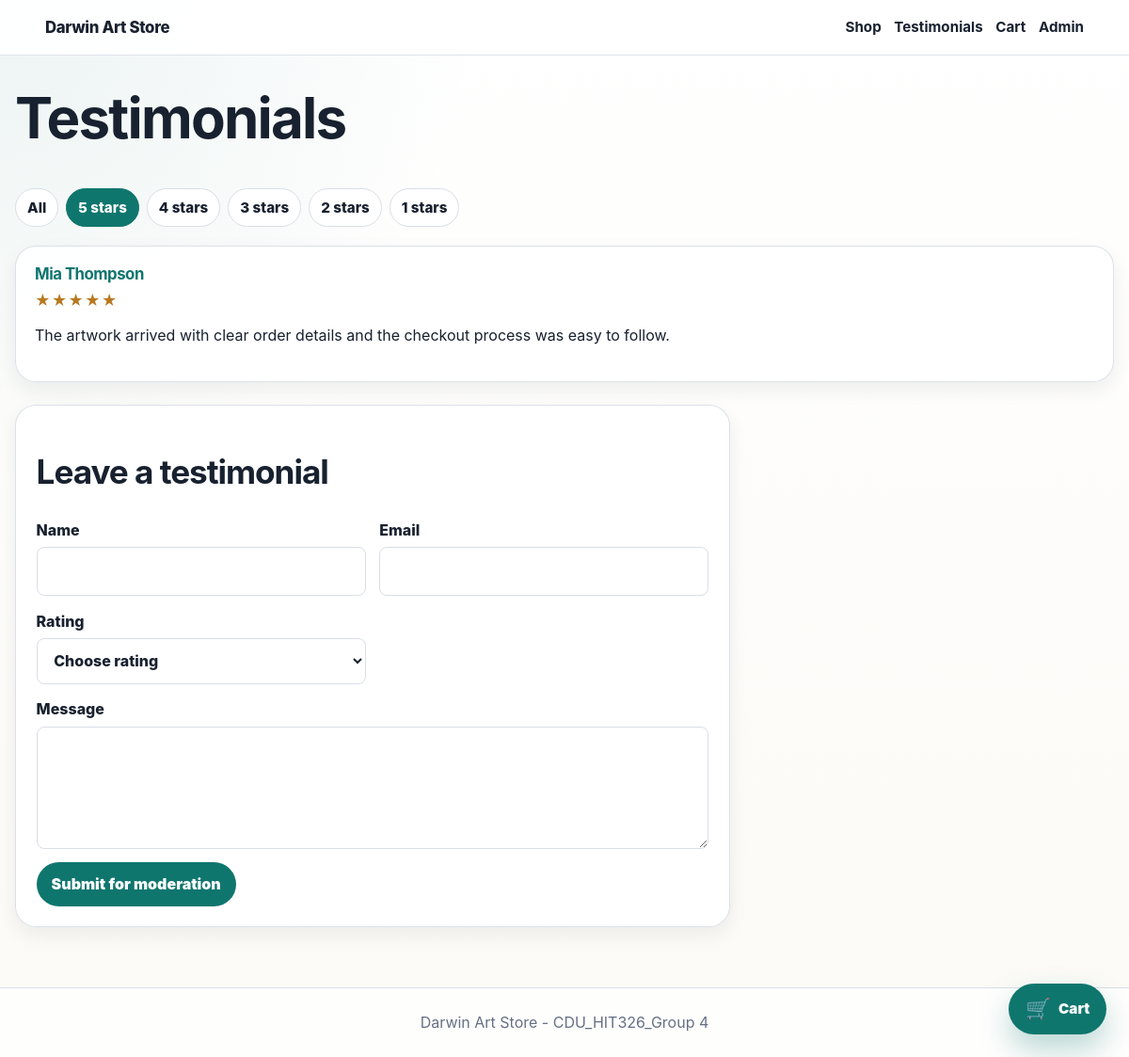
Screenshot of /testimonials.php?rating=5 with the database file from the repository.
### tables this page shows
CREATE TABLE IF NOT EXISTS testimonials (
    testimonial_id INT AUTO_INCREMENT PRIMARY KEY,
    customer_email VARCHAR(255) NOT NULL,
    customer_name VARCHAR(160) NOT NULL,
    message TEXT NOT NULL,
    rating TINYINT NOT NULL DEFAULT 5,
    status VARCHAR(20) NOT NULL DEFAULT 'pending',
    submitted_at TIMESTAMP DEFAULT CURRENT_TIMESTAMP
);

### src/bootstrap.php (called while the page is built, shortened)
<?php
$config = require __DIR__ . '/config.php';
spl_autoload_register(function (string $class): void {
    $prefix = 'App\\';
    $path = __DIR__ . '/' . str_replace('\\', '/', substr($class, strlen($prefix))) . '.php';
});
require __DIR__ . '/functions.php';
$session = new App\Core\Session();
$database = new App\Core\Database($config['db']);
$products = new App\Repository\ProductRepository($database);
$news = new App\Repository\NewsRepository($database);
$testimonials = new App\Repository\TestimonialRepository($database);
$admins = new App\Repository\AdminRepository($database);
$orders = new App\Repository\OrderRepository($database);
$cart = new App\Service\CartService($session, $products);
$auth = new App\Service\AuthService($session, $admins);
$csrf = new App\Core\Csrf($session);
$notifier = new App\Service\FileOrderNotifier(
    $config['business_email'],
    dirname(__DIR__) . '/storage/mail/orders.log'
);
$checkout = new App\Service\CheckoutService($cart, $orders, $notifier);
$view = new App\Core\View($config, $session, $cart, $auth);
$container = compact(
    'config',
    'session',
    'database',
    'products',
    'news',
    'testimonials',
    'admins',
    'orders',
    'cart',
    'auth',
    'csrf',
    'notifier',
    'checkout',
    'view'
);

### src/config.php (called while the page is built)
<?php
return [
    'app_name' => getenv('APP_NAME') ?: 'Darwin Art Store',
    'business_email' => getenv('ORDER_HANDLING_EMAIL') ?: 'orders@example.com',
    'db' => [
        'host' => getenv('DB_HOST') ?: '127.0.0.1',
        'port' => getenv('DB_PORT') ?: '3306',
        'name' => getenv('DB_NAME') ?: 'art_store',
        'user' => getenv('DB_USER') ?: 'root',
        'pass' => getenv('DB_PASSWORD') ?: '',
    ],
];

### src/functions.php (called while the page is built, shortened)
<?php
function e(?string $value): string
{
    return htmlspecialchars($value ?? '', ENT_QUOTES, 'UTF-8');
}
function ratingStars(int|string|null $rating): string
{
    $rating = max(1, min(5, (int) $rating));
    return str_repeat('★', $rating) . str_repeat('☆', 5 - $rating);
}
function app(string $key): mixed
{
    global $container;
    return $container[$key] ?? throw new InvalidArgumentException("Service [$key] is not registered.");
}

### src/Core/Database.php (called while the page is built, shortened)
<?php
final class Database
{
    public function connection(): PDO
    {
        $dsn = sprintf(
            'mysql:host=%s;port=%s;dbname=%s;charset=utf8mb4',
            $this->config['host'],
            $this->config['port'],
            $this->config['name']
        );
        $this->pdo = new PDO($dsn, $this->config['user'], $this->config['pass'], [
            PDO::ATTR_ERRMODE => PDO::ERRMODE_EXCEPTION,
            PDO::ATTR_DEFAULT_FETCH_MODE => PDO::FETCH_ASSOC,
        ]);
        return $this->pdo;
    }
    public function fetchAll(string $sql, array $params = []): array
    {
        $stmt = $this->connection()->prepare($sql);
        $stmt->execute($params);
        return $stmt->fetchAll();
    }
}

### src/Repository/TestimonialRepository.php (called while the page is built, shortened)
<?php
final class TestimonialRepository
{
    public function approved(?int $rating = null): array
    {
        if ($rating !== null) {
            return $this->database->fetchAll(
                "SELECT * FROM testimonials WHERE status = 'approved' AND rating = ? ORDER BY submitted_at DESC",
                [$rating]
            );
        }
        return $this->database->fetchAll(
            "SELECT * FROM testimonials WHERE status = 'approved' ORDER BY submitted_at DESC"
        );
    }
}

### public/testimonials.php (the view, shortened to what this page needs)
<?php
require __DIR__ . '/../src/bootstrap.php';
$testimonialsRepository = app('testimonials');
$view = app('view');
$view->header('Testimonials');
$selectedRating = filter_input(INPUT_GET, 'rating', FILTER_VALIDATE_INT, [
    'options' => ['min_range' => 1, 'max_range' => 5],
]);
try {
    $testimonials = $testimonialsRepository->approved($selectedRating ? (int) $selectedRating : null);
} catch (Throwable $error) {
    echo '<p class="error">' . e(dbErrorMessage($error)) . '</p>';
    $view->footer();
    exit;
}
?>
<h1>Testimonials</h1>
<nav class="rating-filter" aria-label="Filter testimonials by rating">
    <a class="<?= !$selectedRating ? 'active' : '' ?>" href="/testimonials.php">All</a>
    <?php for ($ratingOption = 5; $ratingOption >= 1; $ratingOption--): ?>
        <a class="<?= (int) $selectedRating === $ratingOption ? 'active' : '' ?>" href="/testimonials.php?rating=<?= $ratingOption ?>">
            <?= $ratingOption ?> stars
        </a>
    <?php endfor; ?>
</nav>
<section class="grid testimonial-grid">
    <?php foreach ($testimonials as $testimonial): ?>
        <article class="card testimonial-card">
            <h2><?= e($testimonial['customer_name']) ?></h2>
            <p class="rating-stars" aria-label="<?= (int) $testimonial['rating'] ?> out of 5 stars"><?= e(ratingStars($testimonial['rating'])) ?></p>
            <p><?= nl2br(e($testimonial['message'])) ?></p>
        </article>
    <?php endforeach; ?>
</section>
<section class="panel testimonial-form-panel">
    <h2>Leave a testimonial</h2>
    <form class="testimonial-form" method="post" action="/testimonials.php">
        <label>Name <input name="customer_name" required></label>
        <label>Email <input type="email" name="customer_email" required></label>
        <label>Rating
            <select name="rating" required>
                <option value="">Choose rating</option>
            </select>
        </label>
        <label class="message-field">Message <textarea name="message" required></textarea></label>
        <button type="submit">Submit for moderation</button>
    </form>
</section>

### public/assets/style.css (style rules this page uses)
:root { color-scheme: light; font-family: Inter, Arial, Helvetica, sans-serif; --ink: #18212f; --muted: #667085; --soft-muted: #8a94a6; --line: #d9dee7; --panel: #f6f7f3; --panel-strong: #eef3ea; --accent: #0f766e; --accent-dark: #0b4f49; --accent-soft: #e7f6f2; --gold: #b7791f; --danger: #b42318; --danger-soft: #fff4f2; --success-soft: #ecfdf5; --white: #ffffff; --radius-sm: 8px; --radius-md: 14px; --radius-lg: 22px; --shadow-sm: 0 8px 20px rgba(24, 33, 47, 0.07); --shadow-md: 0 18px 40px rgba(24, 33, 47, 0.11); }
* { box-sizing: border-box; }
html { scroll-behavior: smooth; }
body { margin: 0; color: var(--ink); background: radial-gradient(circle at top left, rgba(15, 118, 110, 0.08), transparent 32rem), linear-gradient(180deg, #ffffff 0%, #fbfaf6 100%); line-height: 1.55; }
a { color: var(--accent); text-underline-offset: 3px; }
nav { display: flex; flex-wrap: wrap; gap: 0.85rem; }
nav a { color: var(--ink); text-decoration: none; font-weight: 700; font-size: 0.95rem; }
h1, h2, h3 { color: var(--ink); line-height: 1.15; letter-spacing: -0.03em; }
h1 { margin-top: 0; font-size: clamp(2rem, 5vw, 4.4rem); }
h2 { font-size: clamp(1.45rem, 3vw, 2.2rem); }
p { margin-top: 0; }
.hero-content, .hero-panel, .panel, .card { border: 1px solid rgba(217, 222, 231, 0.9); border-radius: var(--radius-lg); background: rgba(255, 255, 255, 0.9); box-shadow: var(--shadow-sm); }
.grid { display: grid; grid-template-columns: repeat(auto-fit, minmax(260px, 1fr)); gap: 1.25rem; }
.card, .panel { overflow: hidden; }
.panel { padding: 1.35rem; }
.card { padding: 0; transition: transform 0.18s ease, box-shadow 0.18s ease, border-color 0.18s ease; }
.card h2, .card h3 { margin-top: 0; }
form { display: grid; gap: 0.9rem; }
label { display: grid; gap: 0.35rem; color: var(--ink); font-weight: 800; }
input, textarea, select { width: 100%; padding: 0.78rem 0.85rem; border: 1px solid var(--line); border-radius: var(--radius-sm); background: #ffffff; color: var(--ink); font: inherit; }
textarea { min-height: 130px; resize: vertical; }
button, .button { display: inline-flex; align-items: center; justify-content: center; width: fit-content; min-height: 42px; padding: 0.68rem 1rem; border: 0; border-radius: 999px; color: #ffffff; background: var(--accent); font: inherit; font-weight: 900; text-decoration: none; cursor: pointer; transition: transform 0.16s ease, background 0.16s ease, box-shadow 0.16s ease; }
.testimonial-grid { margin-bottom: 1.5rem; }
.testimonial-card { padding: 1.25rem; }
.testimonial-card h2, .testimonial-card h3 { margin-bottom: 0.35rem; font-size: 1.05rem; color: var(--accent); }
.rating-stars { margin: 0.25rem 0 0.75rem; color: var(--gold); font-weight: 900; letter-spacing: 0.06em; }
.rating-filter { display: flex; flex-wrap: wrap; gap: 0.5rem; margin: 0 0 1.25rem; }
.rating-filter a { padding: 0.48rem 0.75rem; border: 1px solid var(--line); border-radius: 999px; background: #ffffff; text-decoration: none; font-weight: 800; }
.rating-filter a.active { color: #ffffff; background: var(--accent); border-color: var(--accent); }
.testimonial-form-panel { max-width: 760px; }
.testimonial-form { grid-template-columns: repeat(2, minmax(0, 1fr)); }
.testimonial-form .message-field, .testimonial-form button { grid-column: 1 / -1; }

### rows the page displays
testimonials: customer_name "Mia Thompson", rating "★★★★★", message "The artwork arrived with clear order details and the checkout process was easy to follow."

### other values shown
$this->config['app_name'] "Darwin Art Store"
